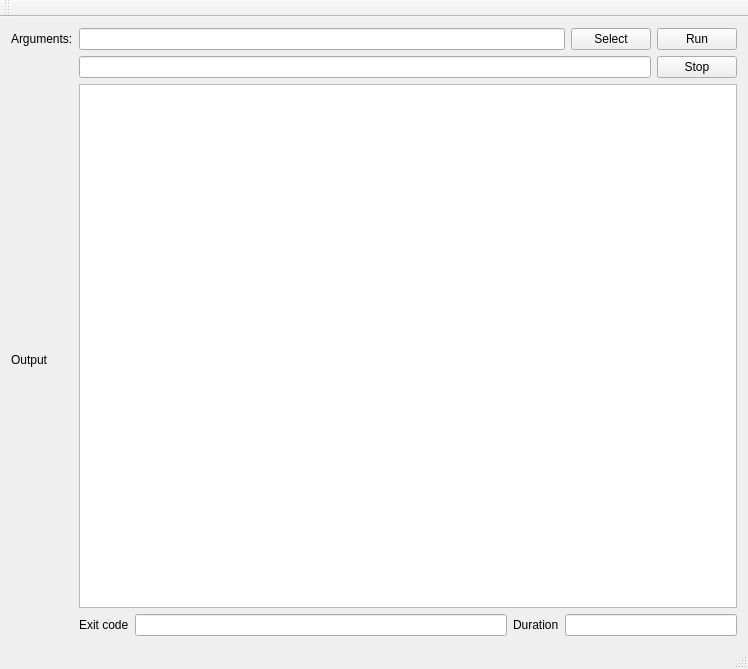
<?xml version="1.0" encoding="UTF-8"?>
<ui version="4.0">
 <class>MainWindow</class>
 <widget class="QMainWindow" name="MainWindow">
  <property name="geometry">
   <rect>
    <x>0</x>
    <y>0</y>
    <width>748</width>
    <height>669</height>
   </rect>
  </property>
  <property name="windowTitle">
   <string>MainWindow</string>
  </property>
  <widget class="QWidget" name="centralWidget">
   <layout class="QGridLayout" name="gridLayout">
    <item row="0" column="0">
     <widget class="QLabel" name="label">
      <property name="text">
       <string>Arguments:</string>
      </property>
     </widget>
    </item>
    <item row="0" column="1" colspan="4">
     <widget class="QLineEdit" name="lineEdit"/>
    </item>
    <item row="0" column="5">
     <widget class="QPushButton" name="pushButton">
      <property name="text">
       <string>Select</string>
      </property>
     </widget>
    </item>
    <item row="0" column="6">
     <widget class="QPushButton" name="pushButton_2">
      <property name="text">
       <string>Run</string>
      </property>
     </widget>
    </item>
    <item row="1" column="6">
     <widget class="QPushButton" name="pushButton_3">
      <property name="text">
       <string>Stop</string>
      </property>
     </widget>
    </item>
    <item row="1" column="1" colspan="5">
     <widget class="QLineEdit" name="lineEdit_2"/>
    </item>
    <item row="2" column="0" rowspan="2">
     <widget class="QLabel" name="label_1">
      <property name="text">
       <string>Output</string>
      </property>
     </widget>
    </item>
    <item row="3" column="3">
     <widget class="QLabel" name="label_3">
      <property name="text">
       <string>Duration</string>
      </property>
     </widget>
    </item>
    <item row="2" column="1" colspan="6">
     <widget class="QTextEdit" name="ChildOutput">
      <property name="styleSheet">
       <string notr="true"/>
      </property>
     </widget>
    </item>
    <item row="3" column="1">
     <widget class="QLabel" name="label_2">
      <property name="text">
       <string>Exit code</string>
      </property>
     </widget>
    </item>
    <item row="3" column="2">
     <widget class="QLineEdit" name="lineEdit_4">
      <property name="styleSheet">
       <string notr="true"/>
      </property>
     </widget>
    </item>
    <item row="3" column="4" colspan="3">
     <widget class="QLineEdit" name="lineEdit_3">
      <property name="minimumSize">
       <size>
        <width>0</width>
        <height>0</height>
       </size>
      </property>
      <property name="styleSheet">
       <string notr="true"/>
      </property>
     </widget>
    </item>
   </layout>
  </widget>
  <widget class="QMenuBar" name="menuBar">
   <property name="geometry">
    <rect>
     <x>0</x>
     <y>0</y>
     <width>748</width>
     <height>26</height>
    </rect>
   </property>
  </widget>
  <widget class="QToolBar" name="mainToolBar">
   <attribute name="toolBarArea">
    <enum>TopToolBarArea</enum>
   </attribute>
   <attribute name="toolBarBreak">
    <bool>false</bool>
   </attribute>
  </widget>
  <widget class="QStatusBar" name="statusBar"/>
 </widget>
 <layoutdefault spacing="6" margin="11"/>
 <resources/>
 <connections/>
</ui>
